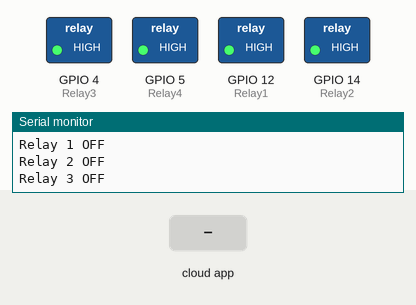
Recording of a sketch running on a simulated ESP8266 (NodeMCU). On the bench: switched loads named in the sketch (green lamp = pin HIGH), the last lines printed to the serial monitor. The inputs (shaded band) are chosen by the test bench. WiFi joins after 1.5 s; servers stay silent unless stated; the Firebase database answers and starts empty.

Above: at 3.3 s.
3.4 s: the phone or cloud app sets S1 to 1
At 4.6 s:
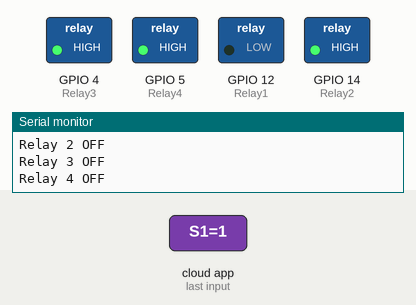
4.9 s: the phone or cloud app sets S2 to 1
At 6.6 s:
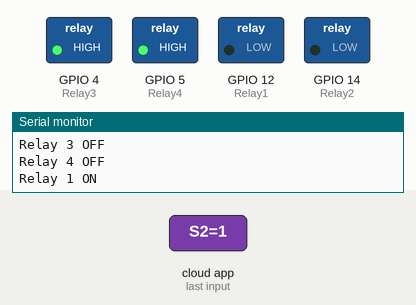
6.9 s: the phone or cloud app sets S3 to 1
At 7.8 s:
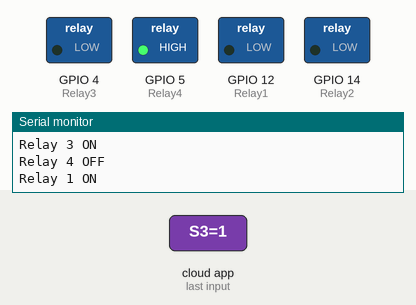
8.8 s: the phone or cloud app sets S4 to 1
At 10.0 s:
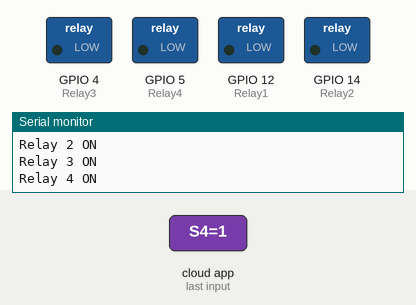
10.8 s: the phone or cloud app sets S1 to 0
At 12.1 s:
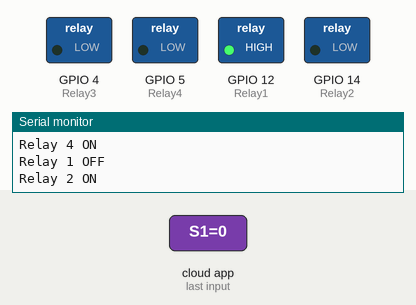
12.7 s: the phone or cloud app sets S2 to 0
At 14.3 s:
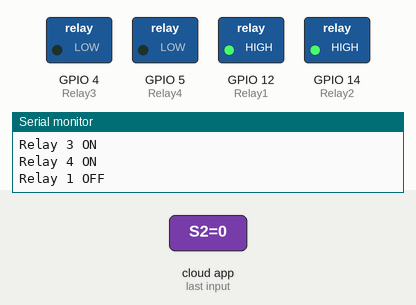
Timing chart, 0 to 15.7 s (numbered marks = the images above; inputs shaded):
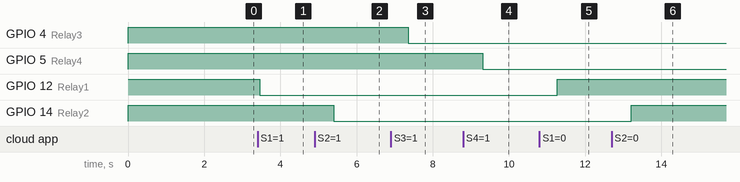

The sketch:

Home_auto.ino
```cpp
//Home automotation Using firebase and IoT

#include<ESP8266WiFi.h>
#include<FirebaseArduino.h>
#define FIREBASE_HOST "home-automotion-5ac3e-default-rtdb.firebaseio.com"           // Your Firebase Project URL
#define FIREBASE_AUTH "otdIBuleMESIziAkjvPoMufv5mTsH1Yc4AmrKpxw"         // Your Firebase Database Secret
#define WIFI_SSID"Project"           // your WiFi SSID
#define WIFI_PASSWORD"123456789"             // your WiFi PASSWORD

#define Relay1 12 //D6
int value1;

#define Relay2 14 //D2
int value2;

#define Relay3 4  //D1
int value3;

#define Relay4 5 //D5
int value4;

void setup()
{
  Serial.begin(115200);
  pinMode(Relay1,OUTPUT);
  pinMode(Relay2,OUTPUT);
  pinMode(Relay3,OUTPUT);
  pinMode(Relay4,OUTPUT);

  digitalWrite(Relay1,HIGH);
  digitalWrite(Relay2,HIGH);
  digitalWrite(Relay3,HIGH);
  digitalWrite(Relay4,HIGH);

  WiFi.begin(WIFI_SSID,WIFI_PASSWORD);
  Serial.print("connecting");
  while (WiFi.status()!=WL_CONNECTED)
  {
    Serial.print(".");
    delay(500);
  }
  Serial.println();
  Serial.print("connected:");
  Serial.println(WiFi.localIP());

  Firebase.begin(FIREBASE_HOST);
  Firebase.setInt("S1",0);
  Firebase.setInt("S2",0);
  Firebase.setInt("S3",0);
  Firebase.setInt("S4",0);

}


void firebasereconnect()
{
  Serial.println("Trying to reconnect");
    Firebase.begin(FIREBASE_HOST);
  }

void loop()
{
  if (Firebase.failed())
      {
      Serial.print("setting number failed:");
      Serial.println(Firebase.error());
      firebasereconnect();
      return;
      }

  value1=Firebase.getString("S1").toInt();        //Reading the Status of Variable 1 from the firebase

  if(value1==1)
     {
      digitalWrite(Relay1,LOW);
      Serial.println("Relay 1 ON");
    }
    else if(value1==0)
    {
      digitalWrite(Relay1,HIGH);
      Serial.println("Relay 1 OFF");
    }

  value2=Firebase.getString("S2").toInt();         //Reading the Status of Variable 2 from the firebase

  if(value2==1)
     {
      digitalWrite(Relay2,LOW);
      Serial.println("Relay 2 ON");
    }
    else if(value2==0)
    {
      digitalWrite(Relay2,HIGH);
      Serial.println("Relay 2 OFF");
    }

   value3=Firebase.getString("S3").toInt();         //Reading the Status of Variable 3 from the firebase

  if(value3==1)
     {
      digitalWrite(Relay3,LOW);
      Serial.println("Relay 3 ON");
    }
    else if(value3==0)
    {
      digitalWrite(Relay3,HIGH);
      Serial.println("Relay 3 OFF");
    }

   value4=Firebase.getString("S4").toInt();         //Reading the Status of Variable 4 from the firebase

  if(value4==1)
     {
      digitalWrite(Relay4,LOW);
      Serial.println("Relay 4 ON");
    }
    else if(value4==0)
    {
      digitalWrite(Relay4,HIGH);
      Serial.println("Relay 4 OFF");
    }
}
```

Measured:
- after the input at 3.4 s, GPIO 12 (Relay1): HIGH → LOW after 0.05 s
- after the input at 4.9 s, GPIO 14 (Relay2): HIGH → LOW after 0.51 s
- after the input at 6.9 s, GPIO 4 (Relay3): HIGH → LOW after 0.46 s
- after the input at 8.8 s, GPIO 5 (Relay4): HIGH → LOW after 0.51 s
- after the input at 10.8 s, GPIO 12 (Relay1): LOW → HIGH after 0.46 s
- after the input at 12.7 s, GPIO 14 (Relay2): LOW → HIGH after 0.52 s
